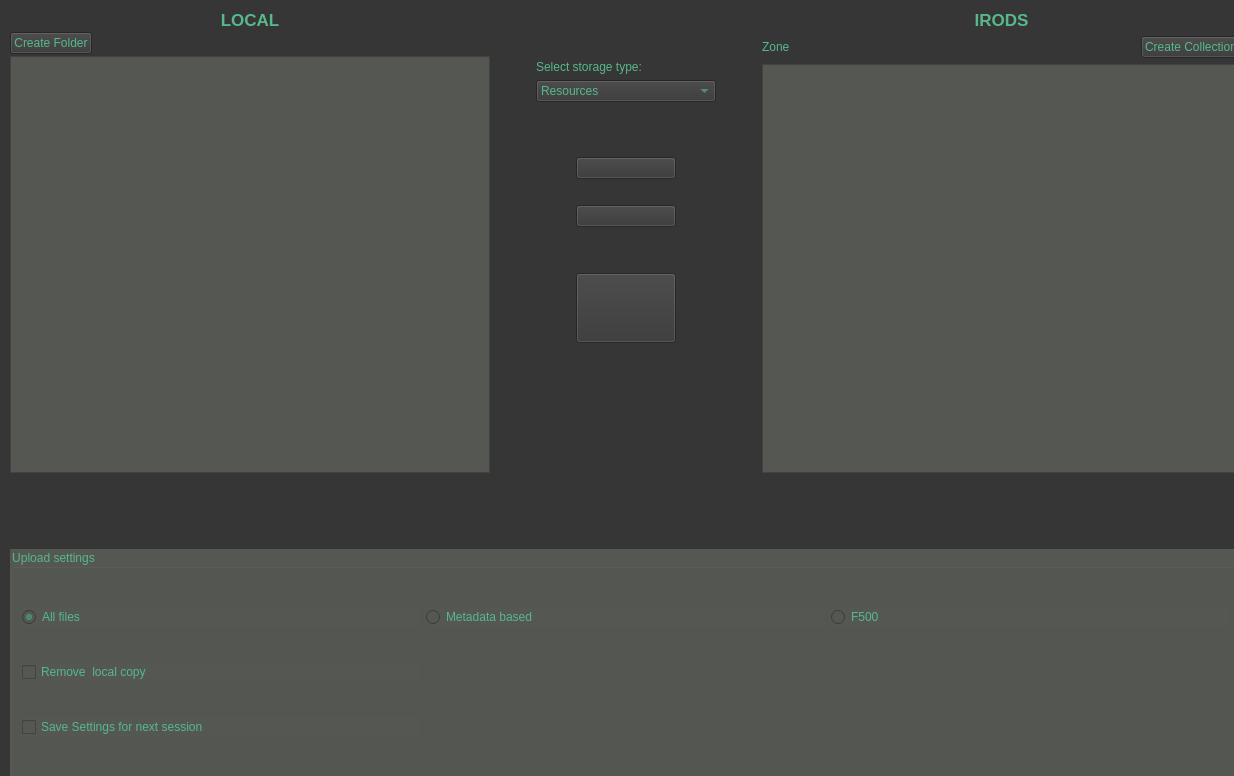
<?xml version="1.0" encoding="UTF-8"?>
<ui version="4.0">
 <class>Form</class>
 <widget class="QWidget" name="Form">
  <property name="geometry">
   <rect>
    <x>0</x>
    <y>0</y>
    <width>1234</width>
    <height>776</height>
   </rect>
  </property>
  <property name="windowTitle">
   <string>Form</string>
  </property>
  <property name="styleSheet">
   <string notr="true">QWidget
{
	color: rgb(86, 184, 139);
	background-color: rgb(54, 54, 54);
	selection-background-color: rgb(58, 152, 112);
}

QGroupBox
{
	background-color: rgb(85, 87, 83);
}

QTreeView
{
	background-color: rgb(85, 87, 83);
}


QPushButton#ContUplBut
{
	image : url(icons/nosync.png) stretch stretch;
}

QRadioButton#uplAllRB, QRadioButton#uplMetaRB, QRadioButton#uplF500RB, QCheckBox#rLocalcopyCB, QCheckBox#saveSettings
{
	background-color: rgb(85, 87, 83);
}
QLabel#errorLabel
{
	color: rgb(217, 174, 23);
}</string>
  </property>
  <widget class="QWidget" name="layoutWidget">
   <property name="geometry">
    <rect>
     <x>10</x>
     <y>10</y>
     <width>1231</width>
     <height>771</height>
    </rect>
   </property>
   <layout class="QVBoxLayout" name="verticalLayout_11" stretch="2,0,0,0,1">
    <property name="sizeConstraint">
     <enum>QLayout::SetDefaultConstraint</enum>
    </property>
    <item>
     <layout class="QHBoxLayout" name="horizontalLayout_5" stretch="1,0,0,0,1">
      <item>
       <layout class="QVBoxLayout" name="verticalLayout_5" stretch="0,0,1">
        <property name="spacing">
         <number>2</number>
        </property>
        <property name="sizeConstraint">
         <enum>QLayout::SetDefaultConstraint</enum>
        </property>
        <item>
         <widget class="QLabel" name="label_19">
          <property name="sizePolicy">
           <sizepolicy hsizetype="Minimum" vsizetype="Minimum">
            <horstretch>0</horstretch>
            <verstretch>0</verstretch>
           </sizepolicy>
          </property>
          <property name="font">
           <font>
            <pointsize>13</pointsize>
            <weight>75</weight>
            <bold>true</bold>
           </font>
          </property>
          <property name="text">
           <string>LOCAL</string>
          </property>
          <property name="alignment">
           <set>Qt::AlignCenter</set>
          </property>
         </widget>
        </item>
        <item>
         <layout class="QHBoxLayout" name="horizontalLayout_13">
          <item>
           <widget class="QPushButton" name="createFolderButton">
            <property name="text">
             <string>Create Folder</string>
            </property>
           </widget>
          </item>
          <item>
           <spacer name="horizontalSpacer_9">
            <property name="orientation">
             <enum>Qt::Horizontal</enum>
            </property>
            <property name="sizeHint" stdset="0">
             <size>
              <width>40</width>
              <height>20</height>
             </size>
            </property>
           </spacer>
          </item>
         </layout>
        </item>
        <item>
         <widget class="QTreeView" name="localFsTreeView">
          <property name="sizePolicy">
           <sizepolicy hsizetype="Preferred" vsizetype="Preferred">
            <horstretch>0</horstretch>
            <verstretch>0</verstretch>
           </sizepolicy>
          </property>
          <property name="styleSheet">
           <string notr="true"/>
          </property>
          <property name="sizeAdjustPolicy">
           <enum>QAbstractScrollArea::AdjustIgnored</enum>
          </property>
          <property name="editTriggers">
           <set>QAbstractItemView::NoEditTriggers</set>
          </property>
          <property name="selectionMode">
           <enum>QAbstractItemView::NoSelection</enum>
          </property>
          <property name="headerHidden">
           <bool>true</bool>
          </property>
         </widget>
        </item>
       </layout>
      </item>
      <item>
       <spacer name="horizontalSpacer_11">
        <property name="orientation">
         <enum>Qt::Horizontal</enum>
        </property>
        <property name="sizeHint" stdset="0">
         <size>
          <width>40</width>
          <height>20</height>
         </size>
        </property>
       </spacer>
      </item>
      <item>
       <layout class="QVBoxLayout" name="verticalLayout_15">
        <item>
         <spacer name="verticalSpacer_9">
          <property name="orientation">
           <enum>Qt::Vertical</enum>
          </property>
          <property name="sizeHint" stdset="0">
           <size>
            <width>20</width>
            <height>40</height>
           </size>
          </property>
         </spacer>
        </item>
        <item>
         <widget class="QLabel" name="label_2">
          <property name="text">
           <string>Select storage type:</string>
          </property>
         </widget>
        </item>
        <item>
         <widget class="QComboBox" name="resourceBox">
          <property name="layoutDirection">
           <enum>Qt::LeftToRight</enum>
          </property>
          <item>
           <property name="text">
            <string>Resources</string>
           </property>
          </item>
         </widget>
        </item>
        <item>
         <spacer name="verticalSpacer_21">
          <property name="orientation">
           <enum>Qt::Vertical</enum>
          </property>
          <property name="sizeType">
           <enum>QSizePolicy::Expanding</enum>
          </property>
          <property name="sizeHint" stdset="0">
           <size>
            <width>20</width>
            <height>40</height>
           </size>
          </property>
         </spacer>
        </item>
        <item>
         <layout class="QGridLayout" name="gridLayout_7">
          <item row="0" column="2">
           <spacer name="horizontalSpacer_3">
            <property name="orientation">
             <enum>Qt::Horizontal</enum>
            </property>
            <property name="sizeHint" stdset="0">
             <size>
              <width>40</width>
              <height>20</height>
             </size>
            </property>
           </spacer>
          </item>
          <item row="5" column="1">
           <widget class="QPushButton" name="ContUplBut">
            <property name="sizePolicy">
             <sizepolicy hsizetype="Minimum" vsizetype="Fixed">
              <horstretch>0</horstretch>
              <verstretch>0</verstretch>
             </sizepolicy>
            </property>
            <property name="minimumSize">
             <size>
              <width>100</width>
              <height>70</height>
             </size>
            </property>
            <property name="text">
             <string/>
            </property>
            <property name="iconSize">
             <size>
              <width>50</width>
              <height>50</height>
             </size>
            </property>
           </widget>
          </item>
          <item row="0" column="1">
           <widget class="QPushButton" name="UploadButton">
            <property name="minimumSize">
             <size>
              <width>100</width>
              <height>0</height>
             </size>
            </property>
            <property name="text">
             <string/>
            </property>
            <property name="icon">
             <iconset>
              <normaloff>../icons/arrow-right.png</normaloff>../icons/arrow-right.png</iconset>
            </property>
            <property name="iconSize">
             <size>
              <width>50</width>
              <height>50</height>
             </size>
            </property>
           </widget>
          </item>
          <item row="3" column="1">
           <widget class="QPushButton" name="DownloadButton">
            <property name="sizePolicy">
             <sizepolicy hsizetype="Minimum" vsizetype="Fixed">
              <horstretch>0</horstretch>
              <verstretch>0</verstretch>
             </sizepolicy>
            </property>
            <property name="minimumSize">
             <size>
              <width>100</width>
              <height>0</height>
             </size>
            </property>
            <property name="text">
             <string/>
            </property>
            <property name="icon">
             <iconset>
              <normaloff>../icons/arrow-left.png</normaloff>../icons/arrow-left.png</iconset>
            </property>
            <property name="iconSize">
             <size>
              <width>50</width>
              <height>50</height>
             </size>
            </property>
           </widget>
          </item>
          <item row="0" column="0">
           <spacer name="horizontalSpacer_12">
            <property name="orientation">
             <enum>Qt::Horizontal</enum>
            </property>
            <property name="sizeHint" stdset="0">
             <size>
              <width>40</width>
              <height>20</height>
             </size>
            </property>
           </spacer>
          </item>
          <item row="4" column="1">
           <spacer name="verticalSpacer_10">
            <property name="orientation">
             <enum>Qt::Vertical</enum>
            </property>
            <property name="sizeHint" stdset="0">
             <size>
              <width>20</width>
              <height>40</height>
             </size>
            </property>
           </spacer>
          </item>
          <item row="1" column="1">
           <spacer name="verticalSpacer_11">
            <property name="orientation">
             <enum>Qt::Vertical</enum>
            </property>
            <property name="sizeType">
             <enum>QSizePolicy::Maximum</enum>
            </property>
            <property name="sizeHint" stdset="0">
             <size>
              <width>20</width>
              <height>20</height>
             </size>
            </property>
           </spacer>
          </item>
         </layout>
        </item>
        <item>
         <spacer name="verticalSpacer_22">
          <property name="orientation">
           <enum>Qt::Vertical</enum>
          </property>
          <property name="sizeType">
           <enum>QSizePolicy::Minimum</enum>
          </property>
          <property name="sizeHint" stdset="0">
           <size>
            <width>20</width>
            <height>80</height>
           </size>
          </property>
         </spacer>
        </item>
        <item>
         <spacer name="verticalSpacer_12">
          <property name="orientation">
           <enum>Qt::Vertical</enum>
          </property>
          <property name="sizeHint" stdset="0">
           <size>
            <width>20</width>
            <height>40</height>
           </size>
          </property>
         </spacer>
        </item>
       </layout>
      </item>
      <item>
       <spacer name="horizontalSpacer_13">
        <property name="orientation">
         <enum>Qt::Horizontal</enum>
        </property>
        <property name="sizeHint" stdset="0">
         <size>
          <width>40</width>
          <height>20</height>
         </size>
        </property>
       </spacer>
      </item>
      <item>
       <layout class="QVBoxLayout" name="verticalLayout_16" stretch="0,0,1">
        <item>
         <widget class="QLabel" name="label_20">
          <property name="sizePolicy">
           <sizepolicy hsizetype="Preferred" vsizetype="Minimum">
            <horstretch>0</horstretch>
            <verstretch>0</verstretch>
           </sizepolicy>
          </property>
          <property name="font">
           <font>
            <pointsize>13</pointsize>
            <weight>75</weight>
            <bold>true</bold>
           </font>
          </property>
          <property name="text">
           <string>IRODS</string>
          </property>
          <property name="textFormat">
           <enum>Qt::PlainText</enum>
          </property>
          <property name="alignment">
           <set>Qt::AlignCenter</set>
          </property>
         </widget>
        </item>
        <item>
         <layout class="QHBoxLayout" name="horizontalLayout_15">
          <item>
           <widget class="QLabel" name="irodsZoneLabel">
            <property name="sizePolicy">
             <sizepolicy hsizetype="Expanding" vsizetype="Preferred">
              <horstretch>0</horstretch>
              <verstretch>0</verstretch>
             </sizepolicy>
            </property>
            <property name="text">
             <string>Zone</string>
            </property>
           </widget>
          </item>
          <item>
           <spacer name="horizontalSpacer_14">
            <property name="orientation">
             <enum>Qt::Horizontal</enum>
            </property>
            <property name="sizeHint" stdset="0">
             <size>
              <width>40</width>
              <height>20</height>
             </size>
            </property>
           </spacer>
          </item>
          <item>
           <widget class="QPushButton" name="createCollButton">
            <property name="text">
             <string>Create Collection</string>
            </property>
           </widget>
          </item>
         </layout>
        </item>
        <item>
         <widget class="QTreeView" name="irodsFsTreeView">
          <property name="sizePolicy">
           <sizepolicy hsizetype="Preferred" vsizetype="Preferred">
            <horstretch>0</horstretch>
            <verstretch>0</verstretch>
           </sizepolicy>
          </property>
          <property name="styleSheet">
           <string notr="true"/>
          </property>
          <property name="sizeAdjustPolicy">
           <enum>QAbstractScrollArea::AdjustToContents</enum>
          </property>
          <property name="editTriggers">
           <set>QAbstractItemView::NoEditTriggers</set>
          </property>
          <property name="selectionMode">
           <enum>QAbstractItemView::NoSelection</enum>
          </property>
          <property name="headerHidden">
           <bool>true</bool>
          </property>
         </widget>
        </item>
       </layout>
      </item>
     </layout>
    </item>
    <item>
     <spacer name="verticalSpacer_13">
      <property name="orientation">
       <enum>Qt::Vertical</enum>
      </property>
      <property name="sizeType">
       <enum>QSizePolicy::Minimum</enum>
      </property>
      <property name="sizeHint" stdset="0">
       <size>
        <width>20</width>
        <height>10</height>
       </size>
      </property>
     </spacer>
    </item>
    <item>
     <widget class="QLabel" name="errorLabel">
      <property name="text">
       <string/>
      </property>
     </widget>
    </item>
    <item>
     <spacer name="verticalSpacer">
      <property name="orientation">
       <enum>Qt::Vertical</enum>
      </property>
      <property name="sizeHint" stdset="0">
       <size>
        <width>20</width>
        <height>40</height>
       </size>
      </property>
     </spacer>
    </item>
    <item>
     <widget class="QGroupBox" name="uplSetGB_2">
      <property name="enabled">
       <bool>true</bool>
      </property>
      <property name="sizePolicy">
       <sizepolicy hsizetype="Preferred" vsizetype="Minimum">
        <horstretch>0</horstretch>
        <verstretch>0</verstretch>
       </sizepolicy>
      </property>
      <property name="minimumSize">
       <size>
        <width>0</width>
        <height>50</height>
       </size>
      </property>
      <property name="styleSheet">
       <string notr="true"/>
      </property>
      <property name="title">
       <string>Upload settings</string>
      </property>
      <layout class="QGridLayout" name="gridLayout_4">
       <item row="0" column="1">
        <widget class="QRadioButton" name="uplMetaRB">
         <property name="text">
          <string>Metadata based</string>
         </property>
        </widget>
       </item>
       <item row="0" column="0">
        <widget class="QRadioButton" name="uplAllRB">
         <property name="text">
          <string>All files</string>
         </property>
         <property name="checked">
          <bool>true</bool>
         </property>
        </widget>
       </item>
       <item row="1" column="0">
        <widget class="QCheckBox" name="rLocalcopyCB">
         <property name="enabled">
          <bool>false</bool>
         </property>
         <property name="text">
          <string>Remove  local copy</string>
         </property>
        </widget>
       </item>
       <item row="0" column="2">
        <widget class="QRadioButton" name="uplF500RB">
         <property name="enabled">
          <bool>false</bool>
         </property>
         <property name="text">
          <string>F500</string>
         </property>
        </widget>
       </item>
       <item row="2" column="0">
        <widget class="QCheckBox" name="saveSettings">
         <property name="text">
          <string>Save Settings for next session</string>
         </property>
        </widget>
       </item>
      </layout>
     </widget>
    </item>
   </layout>
  </widget>
 </widget>
 <resources/>
 <connections/>
</ui>
